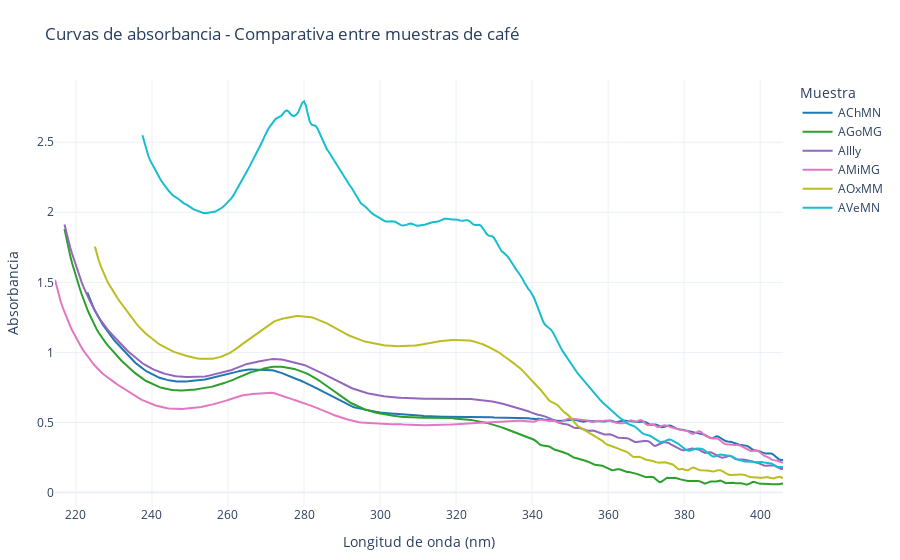

Here is the notebook cell this chart was saved with:
### Code cell
import pandas as pd
import numpy as np
import plotly.graph_objects as go
from datetime import datetime
import matplotlib.pyplot as plt
import matplotlib.colors as mcolors

# === Archivos CSV ===
archivos = {
    'AChMN': 'AChMN_matrix.csv',
    'AGoMG': 'AGoMG_matrix.csv',
    'AIlly': 'AIlly_matrix.csv',
    'AMiMG': 'AMiMG_matrix.csv',
    'AOxMM': 'AOxMM_matrix.csv',
    'AVeMN': 'AVeMN_matrix.csv',
}

# === Regiones espectrales ===
regiones = {
    '100–200 nm': (100, 200),
    '200–300 nm': (200, 300),
    '300–400 nm': (300, 400),
    '400–500 nm': (400, 500),
    '500–600 nm': (500, 600)
}

# === Colores para las curvas  ===
colormap = plt.colormaps.get_cmap('tab10').resampled(len(archivos))
colores_hex = [mcolors.to_hex(colormap(i)) for i in range(len(archivos))]


# === Inicializar figura con estilo blanco y tabla ===
fig = go.Figure()
fig.update_layout(
    title="Curvas de absorbancia - Comparativa entre muestras de café",
    xaxis_title="Longitud de onda (nm)",
    yaxis_title="Absorbancia",
    legend_title="Muestra",
    template="plotly_white",
    margin=dict(l=40, r=40, t=80, b=40),
)

metricas = []

for i, (nombre, ruta) in enumerate(archivos.items()):
    df = pd.read_csv(ruta)

    # Identificar columna de longitud de onda
    col_nm = [col for col in df.columns if 'nm' in col.lower()][0]
    col_abs_all = [col for col in df.columns if col != col_nm]

    # Evaluar todas las curvas para seleccionar la de mayor AUC
    mejor_auc = -np.inf
    mejor_col = None
    for col in col_abs_all:
        df_temp = df[[col_nm, col]].dropna()
        try:
            # Elige la mejor curva con área bajo la curva (AUC)
            auc_temp = np.trapezoid(df_temp[col], df_temp[col_nm])
        except Exception:
            auc_temp = -np.inf
        if auc_temp > mejor_auc:
            mejor_auc = auc_temp
            mejor_col = col

    # Usar la mejor curva
    df = df[[col_nm, mejor_col]].rename(columns={col_nm: 'nm', mejor_col: nombre})

    print(f"✅ {nombre}: usando columna '{mejor_col}' con AUC = {mejor_auc:.4f}")  

    df[nombre] = pd.to_numeric(df[nombre], errors='coerce')
    datos = df.dropna()
    nm = datos['nm'].values
    absorbancia = datos[nombre].values

    fig.add_trace(go.Scatter(
        x=nm,
        y=absorbancia,
        mode='lines',
        name=nombre,
        line=dict(color=colores_hex[i])
    ))

    # MÉTRICAS — deben estar dentro del for
    max_val = np.max(absorbancia)
    min_val = np.min(absorbancia)
    avg = np.mean(absorbancia)
    std = np.std(absorbancia)
    auc = np.trapezoid(absorbancia, nm)
    lambda_max = nm[np.argmax(absorbancia)]
    lambda_min = nm[np.argmin(absorbancia)]

    promedios_regiones = {}
    for region, (a, b) in regiones.items():
        datos_region = datos[(datos['nm'] >= a) & (datos['nm'] <= b)][nombre]
        promedio = np.mean(datos_region) if not datos_region.empty else np.nan
        promedios_regiones[region] = f"{promedio:.4f}" if not np.isnan(promedio) else "—"

    metricas.append({
        'Color de curva': colores_hex[i],
        'Muestra': nombre,
        'Curva seleccionada': mejor_col,
        'Máx': round(max_val, 4),
        'Mín': round(min_val, 4),
        'Promedio': round(avg, 4),
        'Desv. Std': round(std, 4),
        'AUC': round(auc, 4),
        'λ máx': round(lambda_max, 2),
        'λ mín': round(lambda_min, 2),
        **promedios_regiones
    })


# === Tabla HTML con colores ===
df_metricas = pd.DataFrame(metricas)
tabla_html = "<table class='styled-table'><thead><tr>"
for col in df_metricas.columns:
    tabla_html += f"<th>{col}</th>"
tabla_html += "</tr></thead><tbody>"
for _, row in df_metricas.iterrows():
    tabla_html += "<tr>"
    for col in df_metricas.columns:
        if col == "Color de curva":
            tabla_html += f"<td style='background-color:{row[col]};'></td>"
        else:
            tabla_html += f"<td>{row[col]}</td>"
    tabla_html += "</tr>"
tabla_html += "</tbody></table>"

# === Ensamble del HTML ===
fecha = datetime.now().strftime('%d-%m-%Y %H:%M:%S')
grafica_html = fig.to_html(full_html=False, include_plotlyjs='cdn')

html_final = f"""
<!DOCTYPE html>
<html lang="es">
<head>
  <meta charset="UTF-8">
  <title>Reporte de Absorbancia UV-Vis</title>
  <meta name="viewport" content="width=device-width, initial-scale=1.0">
  <style>
    body {{
      font-family: 'Segoe UI', Tahoma, sans-serif;
      margin: 40px;
      background-color: #fdfdfd;
      color: #222;
    }}
    h1 {{
      color: #111;
    }}
    h2 {{
      margin-top: 40px;
    }}
    .info {{
      margin-bottom: 20px;
    }}
    .lab {{
      margin-top: 40px;
      font-size: 0.95em;
      background-color: #f0f8ff;
      padding: 15px;
      border-left: 6px solid #009879;
    }}
    .styled-table {{
      border-collapse: collapse;
      margin-top: 20px;
      font-size: 1em;
      width: 100%;
      box-shadow: 0 0 10px rgba(0, 0, 0, 0.05);
    }}
    .styled-table thead tr {{
      background-color: #009879;
      color: #ffffff;
      text-align: left;
    }}
    .styled-table th, .styled-table td {{
      padding: 12px 15px;
      border: 1px solid #ddd;
      text-align: center;
    }}
    .styled-table tbody tr:nth-child(even) {{
      background-color: #f3f3f3;
    }}
    .plotly-graph-div {{
      width: 100% !important;
      height: auto !important;
    }}
  </style>
</head>
<body>

  <h1>Primera comparativa de curvas de absorbancia entre muestras de café</h1> 

  <div class="info">
    <p><strong>Fecha:</strong> {fecha}</p>
  </div>

  {grafica_html}

  <h2>Métricas espectrales por muestra</h2>
  {tabla_html}

  <div>
    <p>Los espectros obtenidos muestran perfiles característicos en función del gramaje y tipo de muestra. La evaluación de zonas espectrales permite correlacionar la respuesta óptica con la presencia de compuestos activos del café.</p>
  </div>

  <div class="lab">
    <strong>Nombre del proyecto: CafeLab</strong><br><br>
    <strong>Colaboradores:</strong><br>
    Martín Rodolfo Palomino Merino – Profesor investigador, jefe responsable del laboratorio de caracterización de materiales (FCFM-BUAP).<br>
    Lizeth Jazmín Orozco García – Colaborador principal.<br>
    Julio Alfredo Ballinas García – Colaborador del proyecto.
  </div>

</body>
</html>
"""

# === Guardar archivo ===
with open("Comparativa(bestAUC)_entre_curvas_de_abs_muestras_de_café.html", "w", encoding="utf-8") as f:
    f.write(html_final)

print("✅ HTML generado: Comparativa(bestAUC)_entre_curvas_de_abs_muestras_de_café.html")

fig.show()

print("Rango de longitudes de onda:", df['nm'].min(), "a", df['nm'].max())

### Figure 1 — Plotly figure (JSON) as saved in the notebook; plotly's stock layout.template omitted (floating-point values rounded to 4 significant figures; data arrays with more than 128 entries replaced by an {"elided": "..."} marker saying what was removed)
{"data": [{"line": {"color": "#1f77b4"}, "mode": "lines", "name": "AChMN", "type": "scatter", "x": {"elided": "367 float values"}, "y": {"elided": "367 float values"}}, {"line": {"color": "#2ca02c"}, "mode": "lines", "name": "AGoMG", "type": "scatter", "x": {"elided": "379 float values"}, "y": {"elided": "379 float values"}}, {"line": {"color": "#9467bd"}, "mode": "lines", "name": "AIlly", "type": "scatter", "x": {"elided": "379 float values"}, "y": {"elided": "379 float values"}}, {"line": {"color": "#e377c2"}, "mode": "lines", "name": "AMiMG", "type": "scatter", "x": {"elided": "384 float values"}, "y": {"elided": "384 float values"}}, {"line": {"color": "#bcbd22"}, "mode": "lines", "name": "AOxMM", "type": "scatter", "x": {"elided": "363 float values"}, "y": {"elided": "363 float values"}}, {"line": {"color": "#17becf"}, "mode": "lines", "name": "AVeMN", "type": "scatter", "x": {"elided": "338 float values"}, "y": {"elided": "338 float values"}}], "layout": {"legend": {"title": {"text": "Muestra"}}, "margin": {"b": 40, "l": 40, "r": 40, "t": 80}, "title": {"text": "Curvas de absorbancia - Comparativa entre muestras de café"}, "xaxis": {"title": {"text": "Longitud de onda (nm)"}}, "yaxis": {"title": {"text": "Absorbancia"}}}}
